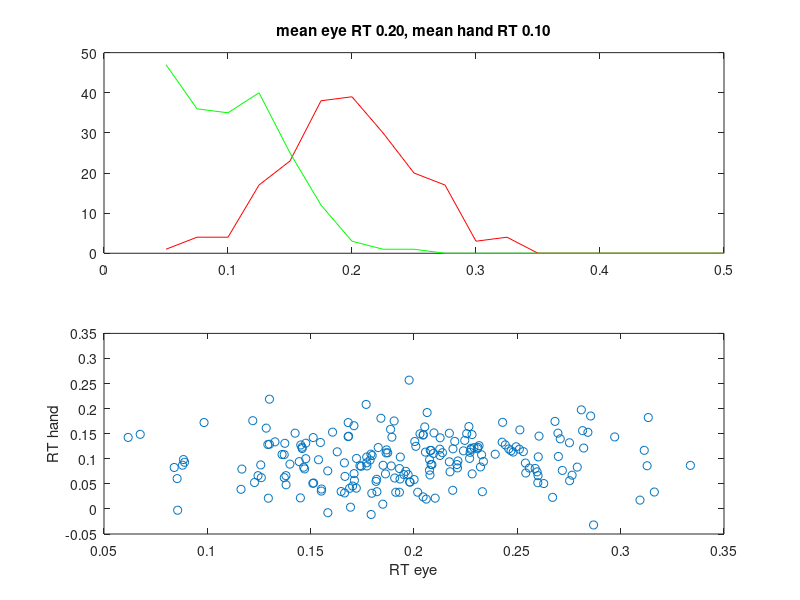

Write the MATLAB code that produced this figure. (Note: this script raises an error after producing the figure.)
function testsim_eye_hand_RT
% eye hand coordination
% http://stats.stackexchange.com/questions/32464/how-does-the-correlation-coefficient-differ-from-regression-slope

N = 200;
t = [1:N]'; % time, or trial

% all values in s

% eye
e_mean	= 0.2;
e_sd	= 0.050;

h2e_delay	= 0.100; % average hand-to-eye delay, should be ~equal to intercept of regression
h2e_sd		= 0.05; % 0.050;
h2e_slope	= 0; % should be ~equal to slope of regression

% general trend
gt = [1:N]/N*0.0; % *0 for no trend

e = e_mean + e_sd.*randn(N,1)+gt';
h = h2e_delay + h2e_slope.*e + h2e_sd*randn(N,1)+gt';

bins = [0.05:0.025:0.5];
figure('Position',[100 100 600 800]);



subplot(2,1,1);
eh = hist(e,bins);
hh = hist(h,bins);
plot(bins,eh,'r'); hold on
plot(bins,hh,'g'); hold on
title(sprintf('mean eye RT %.2f, mean hand RT %.2f',mean(e),mean(h))); 



subplot(2,1,2)
plot(e,h,'o');
xlabel('RT eye')
ylabel('RT hand')
[r,sig] = corrcoef_eval(e,h);
[slope,intercept,STAT]=ig_myregr(e,h,0,0);
axis equal
title(sprintf('r = %.2f, sig = %.2f, slope = %.2f, intercept = %.2f',r,sig,slope.value,intercept.value)); 


% analyzing residuals

figure('Position',[100 100 600 1000]);
subplot(3,1,1);
plot(t,e,'o'); hold on
[slope_e,intercept_e]=ig_myregr(t,e,0,0);
e_reg = intercept_e.value + slope_e.value*t;
plot(t,e_reg,'r-');

subplot(3,1,2);
plot(t,h,'o'); hold on
[slope_h,intercept_h]=ig_myregr(t,h,0,0);
h_reg = intercept_h.value + slope_h.value*t;
plot(t,h_reg,'r-');

% residuals

e_res = e - e_reg;
h_res = h - h_reg;

subplot(3,1,3)
plot(e_res,h_res,'o');
xlabel('RT eye res')
ylabel('RT hand res')
[r,sig] = corrcoef_eval(e_res,h_res);
[slope,intercept,STAT]=ig_myregr(e_res,h_res,0,0);
axis equal
title(sprintf('r = %.2f, sig = %.2f, slope = %.2f, intercept = %.2f',r,sig,slope.value,intercept.value)); 





